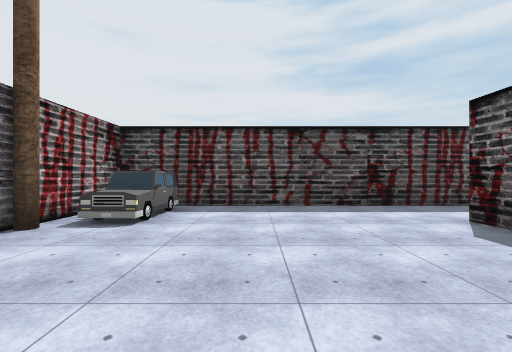
[1] (above)

24 first-person views from a walk through a Unity game level. The camera is 1.5 m above the floor, looks level and sees 90° across. The floor is counted in squares, 2 m on a side. Each view is taken from the middle of a square. On the plan, view 1 faces up. The plan holds only what a view shows up to about 9 squares ahead; the rest is blank. The player is left out. Some surface patterns are stand-ins.

[2]
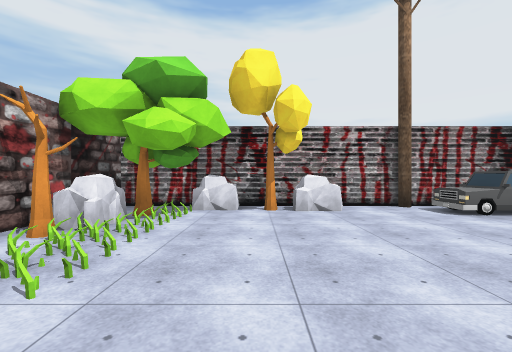

[3]
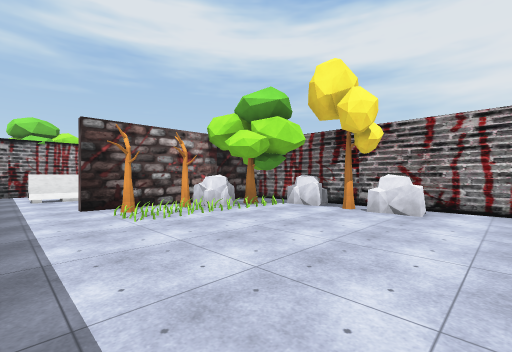

[4]
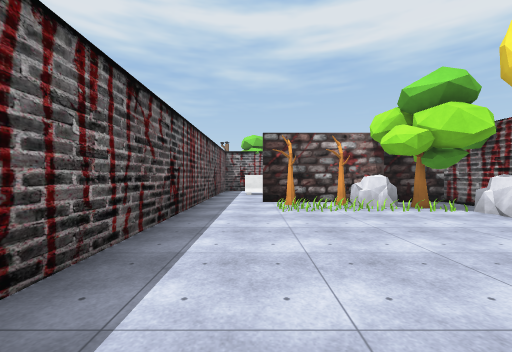

[5]
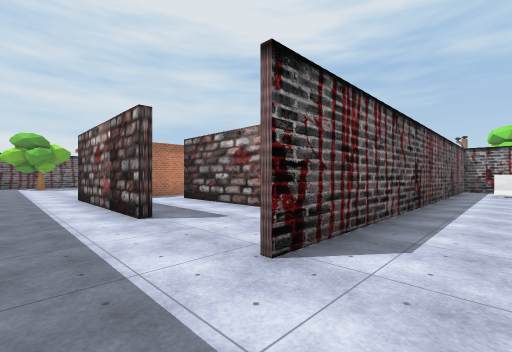

[6]
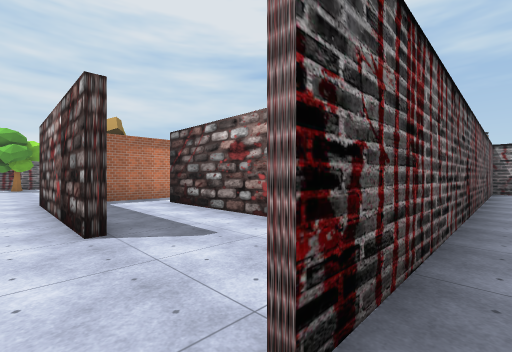

[7]
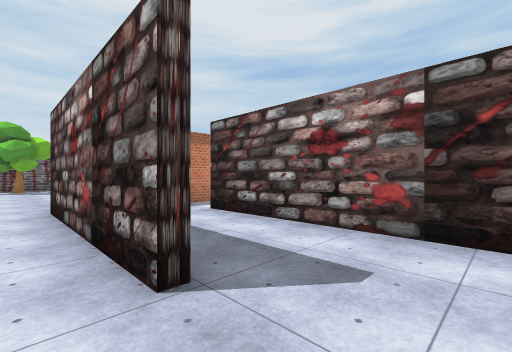

[8]
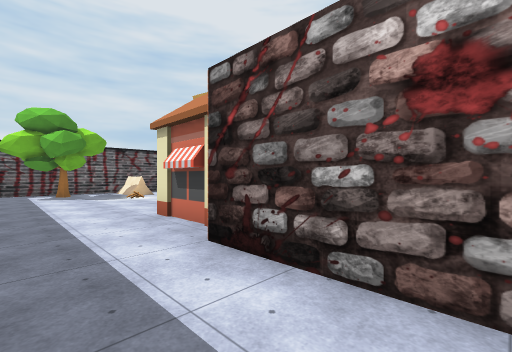

[9]
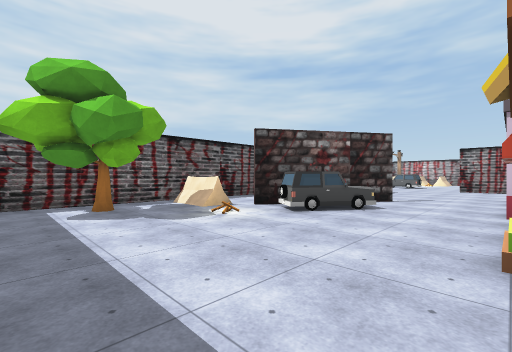

[10]
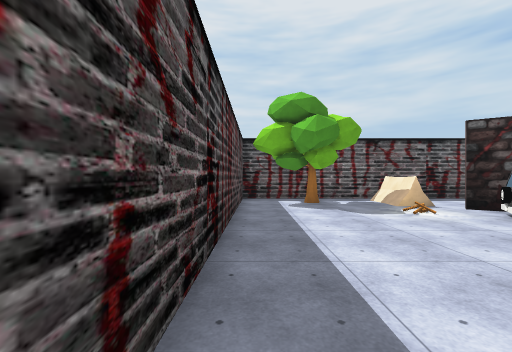

[11]
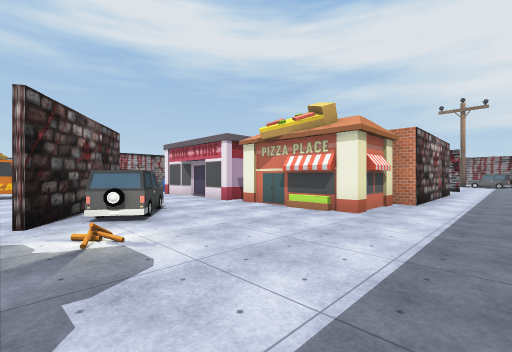

[12]
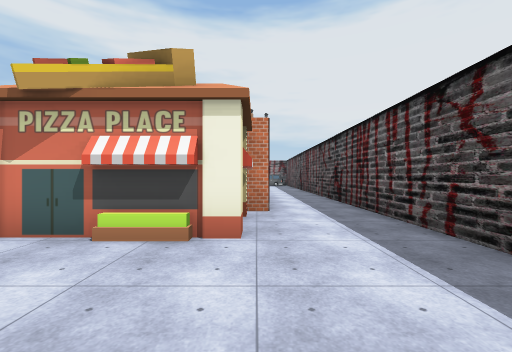

[13]
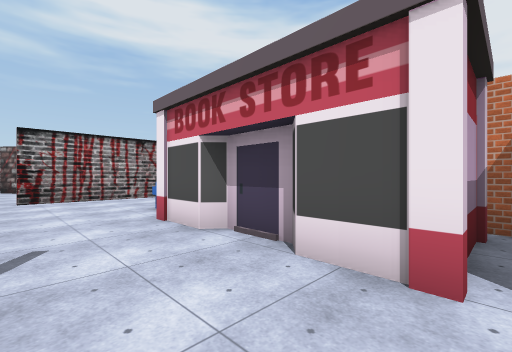

[14]
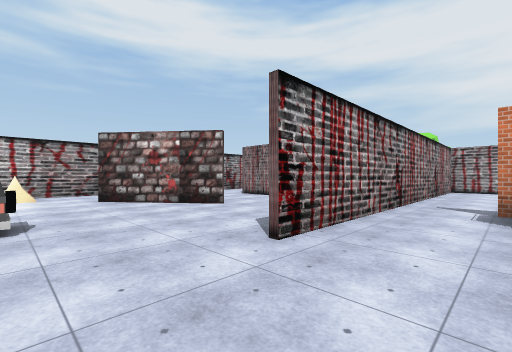

[15]
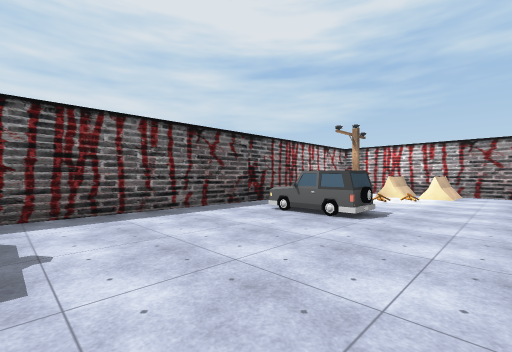

[16]
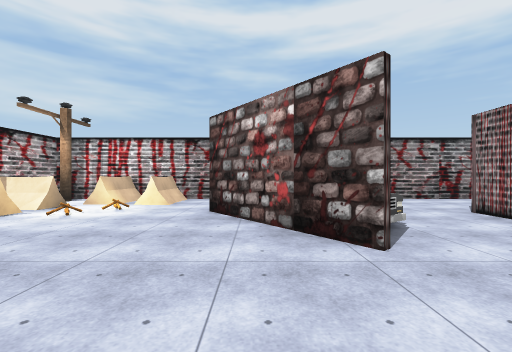

[17]
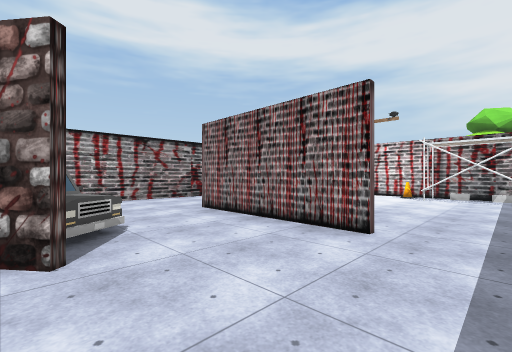

[18]
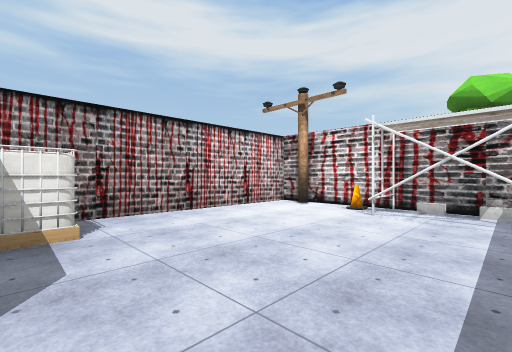

[19]
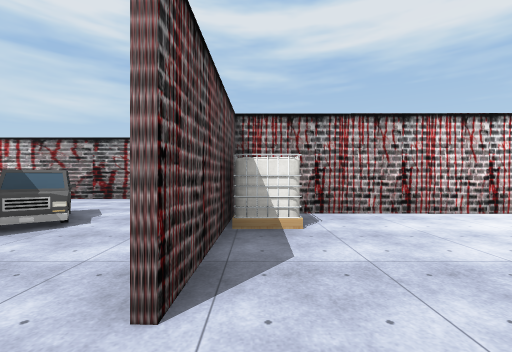

[20]
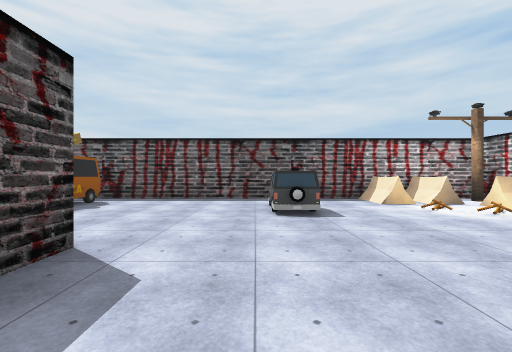

[21]
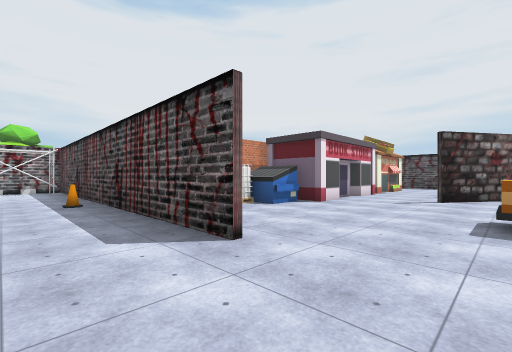

[22]
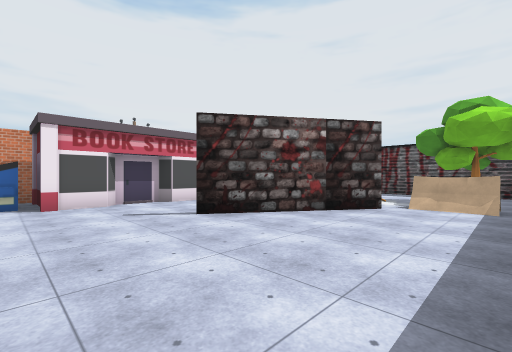

[23]
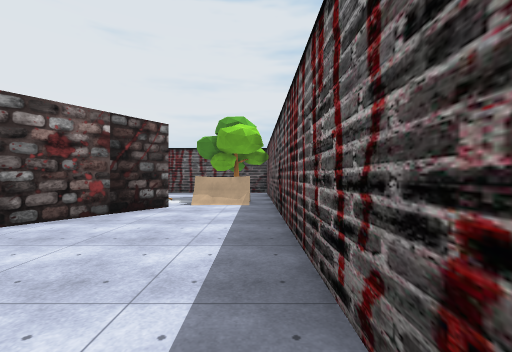

[24]
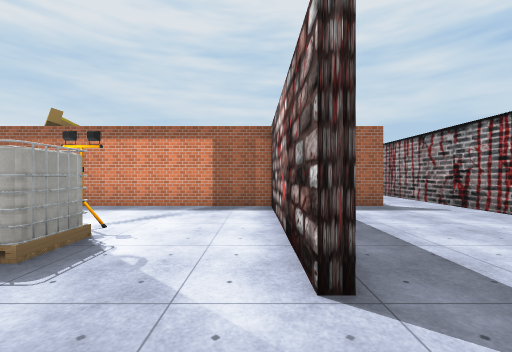

### Floor plan
Points are (right, up) in squares from view 1. A wall is a line through its corners. A room is listed if a view was taken in it or the views show most of it. See-through windows are left out.
Room 1 (views 1, 2, 3, 4, 5, 6)
walls: (-3.4, 3.6) (-3.4, -3.4) (1.9, -3.4); (-3.4, 6.1) (-3.4, 3.9); (4.4, 6.4) (-2.1, 6.4); (3.5, -3.6) (3.5, 4.4)
ways out: opening at (4, 5.5) to room 2; opening at (2.5, -4)
objects: other object (-3, -1); other object (-3, 0); other object (-3, 1); other object (-3, 4) to (-2, 6); other object (-2, -2); other object (-2, -1); other object (-1, -3) to (-1, -2); other object (0, -3); other object (0, -2); other object (1, -3); other object (1, -2)
Room 2 (views 7, 8, 9, 10, 11, 12, 13)
walls: (17.2, -1.1) (18.8, 1.3); (21.1, 6.4) (8, 6.4); (21.5, 1.5) (21.5, 6.5); (6.5, 4.3) (11.5, 4.3) (11.5, 3.8); (5.4, 6.4) (4.4, 6.4)
ways out: opening at (4, 5.5) to room 1; opening at (15.5, -0.5) to room 3; opening at (20.5, 1) to room 3; opening at (5.5, 4) to room 5
objects: other object (12, 0) to (13, 1); other object (14, 3); other object (17, 0) to (18, 1); other object (20, 2); other object (20, 4)
Room 3 (views 14, 15, 16, 17, 18, 19, 20, 21, 22, 23)
walls: (10.6, -11.2) (10.5, -15.3); (13.7, -12.5) (16, -15.5); (10.4, -14.9) (10.5, -11.2); (7.1, -8.9) (15.8, -8.9); (15.8, -9.1) (7.2, -9.1); (3.7, -10) (3.7, -15.1) (9.2, -15.1); (8, -18.3) (17.6, -18.3); (16.4, -2.3) (17.2, -1.1); (19.4, -18.3) (21.5, -18.3) (21.5, 1.5); (18.9, 1.2) (16.6, -2.4)
ways out: opening at (15.5, -0.5) to room 2; opening at (20.5, 1) to room 2; opening at (5.5, -5) to room 4
objects: other object (2, -10); other object (4, -14); other object (4, -12); other object (5, -12) to (5, -10); other object (10, -14); other object (11, -10); other object (12, -7) to (12, -6); other object (12, -5) to (13, -5); other object (13, -15) to (14, -14); other object (18, -18) to (18, -17); other object (18, -12) to (20, -12); other object (18, -6) to (20, -5); other object (19, -18) to (19, -17); other object (20, -16) to (21, -16); other object (20, -15) to (21, -15)
Room 4 (view 24)
walls: (6.5, -4.4) (11.1, -4.4); (11.4, -4.5) (11.4, 0.9)
ways out: opening at (5.5, -5) to room 3; gap at (10, 1) to room 5
objects: other object (8, -2) to (8, -1)
Room 5 (no view inside)
walls: (5, 1.5) (10, 1.5); (11.4, 0.9) (11.4, 2.9)
ways out: opening at (5.5, 4) to room 2; gap at (10, 1) to room 4

Where each view was taken, in squares from view 1:
view 1: 0 up, 0 right, facing up
view 2: 0 up, 3 right, facing left
view 3: 3 up, 3 right, facing down-left
view 4: 4 up, 2 right, facing down
view 5: 6 up, 2 right, facing down-right
view 6: 5 up, 3 right, facing down-right
view 7: 5 up, 5 right, facing down-right
view 8: 6 up, 9 right, facing down-right
view 9: 6 up, 14 right, facing down-right
view 10: 6 up, 13 right, facing right
view 11: 6 up, 19 right, facing down-left
view 12: 4 up, 17 right, facing left
view 13: 0 up, 16 right, facing down-left
view 14: 7 down, 18 right, facing down-left
view 15: 7 down, 16 right, facing down-right
view 16: 10 down, 15 right, facing down
view 17: 10 down, 14 right, facing down-left
view 18: 10 down, 10 right, facing down-left
view 19: 10 down, 10 right, facing down
view 20: 11 down, 13 right, facing right
view 21: 11 down, 18 right, facing up-left
view 22: 5 down, 21 right, facing up-left
view 23: 5 down, 21 right, facing up
view 24: 4 down, 5 right, facing right
